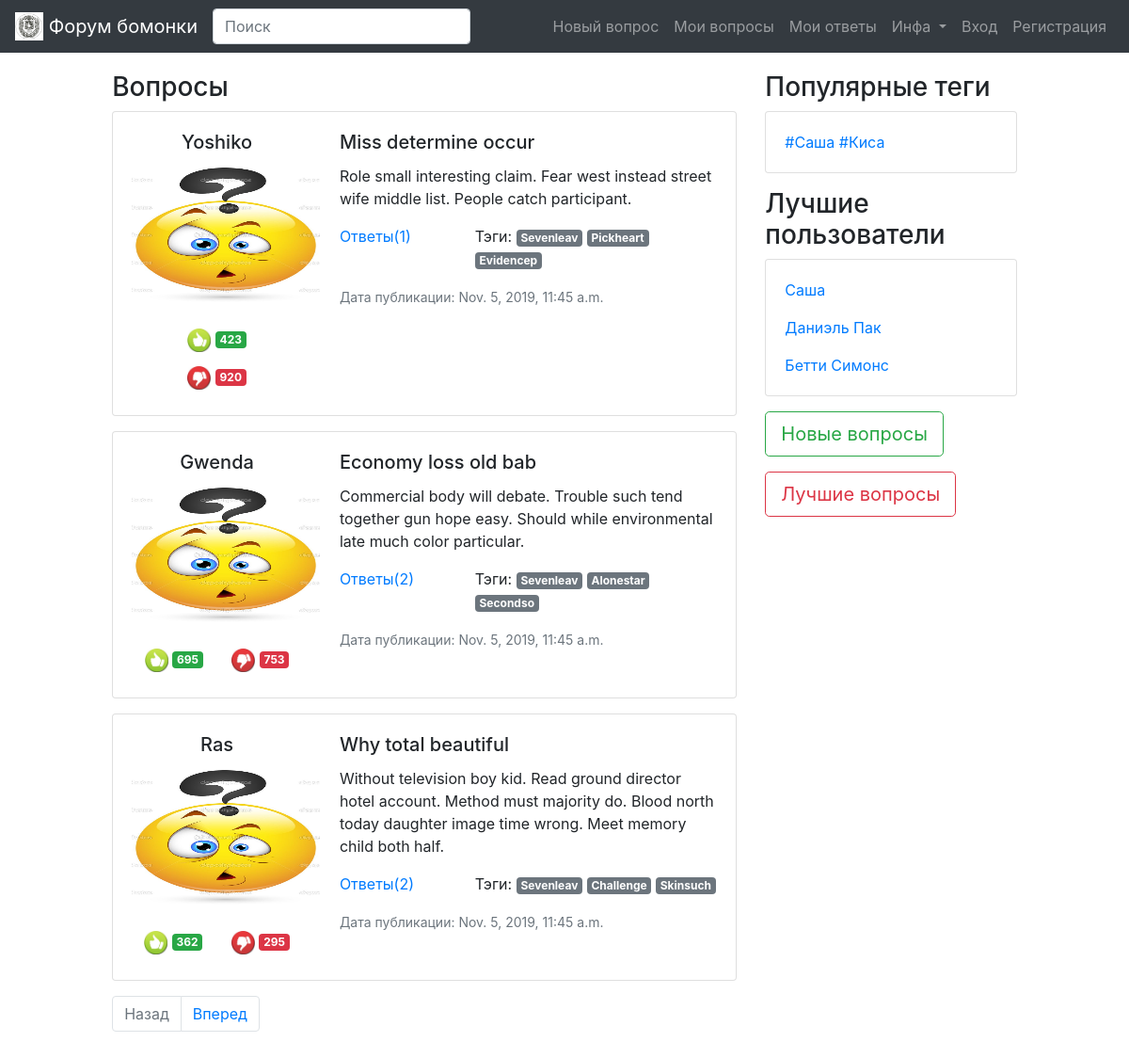
/tag/Sevenleav/, run on the app's committed database.
### bomonka_forum/models.py (models this page shows, shortened)
class Question(models.Model):
    title = models.CharField(max_length=255, verbose_name='Заголовок')
    body = models.TextField(blank=True, verbose_name='Текст')
    author = models.ForeignKey(Profile, on_delete=models.CASCADE, verbose_name='Автор')
    datetime_published = models.DateTimeField(auto_now_add=True, verbose_name='Дата публикации')
    num_like = models.IntegerField(default=0, verbose_name='Количество лайков')
    num_dislike = models.IntegerField(default=0, verbose_name='Количество дизлайков')
    like = models.ManyToManyField('Profile', blank=True, related_name='questions_like', verbose_name='Лайки')
    dislike = models.ManyToManyField('Profile', blank=True, related_name='questions_dislike', verbose_name='Дизлайки')
    tags = models.ManyToManyField('Tag', blank=True, related_name='questions_tags', verbose_name='Тэги')
    slug = models.SlugField(max_length=150, unique=True)
    objects = QuestionManager()
    class Meta:
        verbose_name = 'Вопрос'
        verbose_name_plural = 'Вопросы'
        ordering = ['-datetime_published']
        unique_together = [('title'), ('body')]

class Profile(models.Model):
    user = models.OneToOneField(User, on_delete=models.CASCADE)
    email = models.EmailField()
    avatar = models.ImageField(upload_to='static/img/avatars/', default='static/img/default_ava.jpg')
    date = models.DateField(null=True, verbose_name='День Рождения')
    '''
    TODO: сделать подсчет лайков и дизлайков по всем постам
    '''
    num_like = models.IntegerField(default=0, verbose_name='Количество лайков')
    num_dislike = models.IntegerField(default=0, verbose_name='Количество дизлайков')
    def __str__(self):
        return self.user.username
    class Meta:
        verbose_name = 'Профиль'
        verbose_name_plural = 'Профили'

class Tag(models.Model):
    title = models.CharField(max_length=50, unique=True)
    class Meta:
        verbose_name = 'Тэг'
        verbose_name_plural = 'Тэги'

### bomonka_forum/views.py (the view)
# urls.py: path('tag/<str:title>/', questions_tag, name='question_tag_url'),
def questions_tag(request, title):
    t = Tag.objects.get(title__iexact=title)
    questions = t.questions_tags.all()
    context = paginator(request, questions, QUESTIONS_PER_PAGE)
    context['tag'] = t
    return render(request, 'bomonka_forum/index.html', context=context)

### bomonka_forum/views.py (called while the page is built)
def paginator(request, object_list, amount):
    paginator = Paginator(object_list, amount)
    page_number = request.GET.get('page', 1)
    page = paginator.get_page(page_number)
    is_paginated = page.has_other_pages()
    next_url = ''
    if page.has_next():
        next_url = f'?page={page.next_page_number()}'
    prev_url = ''
    if page.has_previous():
        prev_url = f'?page={page.previous_page_number()}'
    context = {
        'blogs': page,
        'is_paginated': is_paginated,
        'prev_url': prev_url,
        'next_url': next_url,
    }
    return context

### bomonka_forum/templates/bomonka_forum/index.html
{% extends 'base.html' %}
{% load static %}
{% block content %}
<h3 class="md-3"> Вопросы </h3>
{% for question in blogs %}
  {% include 'bomonka_forum/question_card.html' %}
{% endfor %}
{% endblock content %}

### bomonka_forum/templates/bomonka_forum/question_card.html
{% load static %}
{% block content %}
<div class="card mb-3">
	<div class="row no-gutters">
		<div class="col-md-4">
			<div class="text-center card-body">
			    <h5 class="card-title">
				    {{ question.author }}
				</h5>
				<p class="card-text">
			        <img src="/{{ question.author.avatar }}"
			        width="200" height="150" alt="NO FACE">
			    </p>
			    <button type="button" class="btn btn-white">
				    <img src="{% static 'img/like.jpg' %}" width="25" height="25" alt="...">
				    <span class="badge badge-success"> {{ question.num_like }} </span>
			    </button>
			    <button type="button" class="btn btn-white">
				    <img src="{% static 'img/dislike.jpg' %}" width="25" height="25" alt="...">
				    <span class="badge badge-danger"> {{ question.num_dislike }} </span>
			    </button>
			</div>
		</div>
		<div class="col-md-8">
			<div class="card-body">
				<h5 class="card-title"> {{ question.title }} </h5>
				<p class="card-text"> {{ question.body }} </p>
				<div class="row">
		            <div class="col-md-4">
					    <a href="{% url 'question_info_url' slug=question.slug%}">
					        Ответы({{ question.answers.count }})
					    </a>
					</div>
					<div class="col-md-8">
					    <p>
					        Тэги:
					        {% for tag in question.tags.all %}
					            <a href="{% url 'question_tag_url' title=tag.title %}"
					            class="badge badge-secondary"> {{ tag.title }} </a>
					        {% endfor %}
					    </p>
					</div>
				</div>
				<p class="card-text">
					<small class="text-muted">
					    Дата публикации: {{ question.datetime_published }}
				    </small>
				</p>
			</div>
		</div>
	</div>
</div>
{% endblock content %}

### data on the page
Question: author "Yoshiko", author.avatar (placeholder picture), num_like "423", num_dislike "920", title "Miss determine occur", body "Role small interesting claim. Fear west instead street wife middle list. People catch participant.", answers.count "1", datetime_published "Nov. 5, 2019, 11:45 a.m."
Tag: title "Sevenleav"
Tag: title "Pickheart"
Tag: title "Evidencep"
Question: author "Gwenda", author.avatar (placeholder picture), num_like "695", num_dislike "753", title "Economy loss old bab", body "Commercial body will debate. Trouble such tend together gun hope easy. Should while environmental late much color particular.", answers.count "2", datetime_published "Nov. 5, 2019, 11:45 a.m."
Tag: title "Alonestar"
Tag: title "Secondso"
Question: author "Ras", author.avatar (placeholder picture), num_like "362", num_dislike "295", title "Why total beautiful", body "Without television boy kid. Read ground director hotel account. Method must majority do. Blood north today daughter image time wrong. Meet memory child both half.", answers.count "2", datetime_published "Nov. 5, 2019, 11:45 a.m."
Tag: title "Challenge"
Tag: title "Skinsuch"
